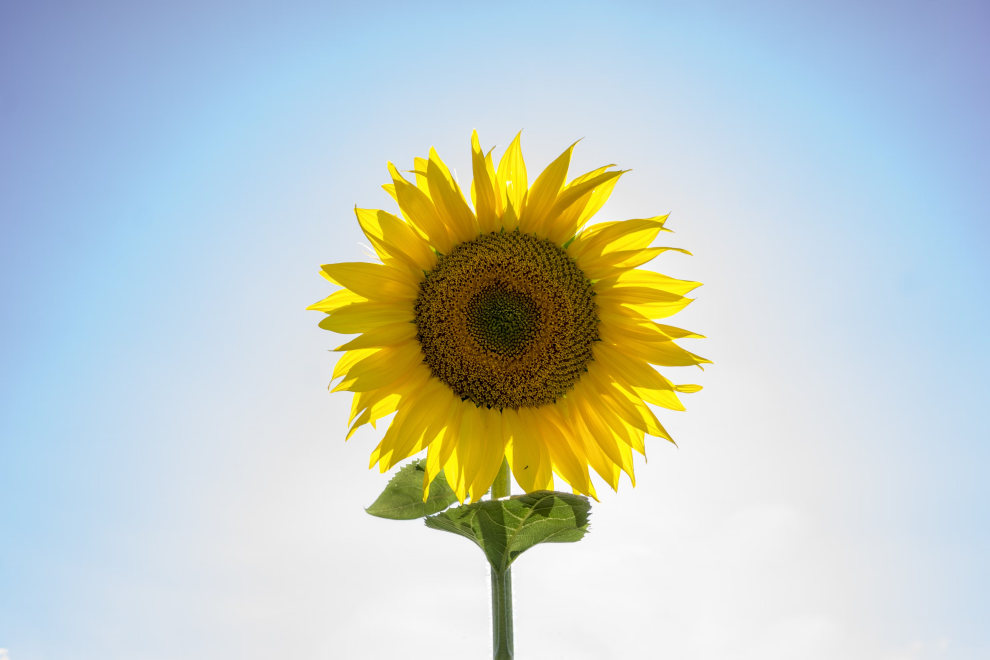
#> input picture Thresholding/sunflower.png, 2970 x 1980 px (shown at 1/3 size)
$ python Hysterises_threshold.py
#> lines starting #> are read from the running program, lines starting #| are printed output that depends on the picture; after the words box and inside, x2 and y2 are one past the last pixel; in counts of white or black regions, pixels touching at a corner belong together
import cv2 as cv
import numpy as np


def hysteresis_threshold(image, high_thresh, low_thresh):
    output_img = np.zeros_like(image)

    output_img[image >= high_thresh] = 255
    output_img[(image >= low_thresh) & (image < high_thresh)] = 0

    weak_edges_rows, weak_edges_cols = np.where((image >= low_thresh) & (image < high_thresh))

    for i in range(len(weak_edges_rows)):
        row, col = weak_edges_rows[i], weak_edges_cols[i]
        for neighbor_row in [-1, 0, 1]:
            for neighbor_column in [-1, 0, 1]:
                if ((0 <= (row + neighbor_row) < image.shape[0]) and (0 <= (col + neighbor_column) < image.shape[1]) and (output_img[row + neighbor_row, col + neighbor_column] == 255)):
                    output_img[row, col] = 255
                    break

    cv.imshow('Image', output_img)
    cv.waitKey(0)


img = cv.imread('sunflower.png', cv.IMREAD_GRAYSCALE)
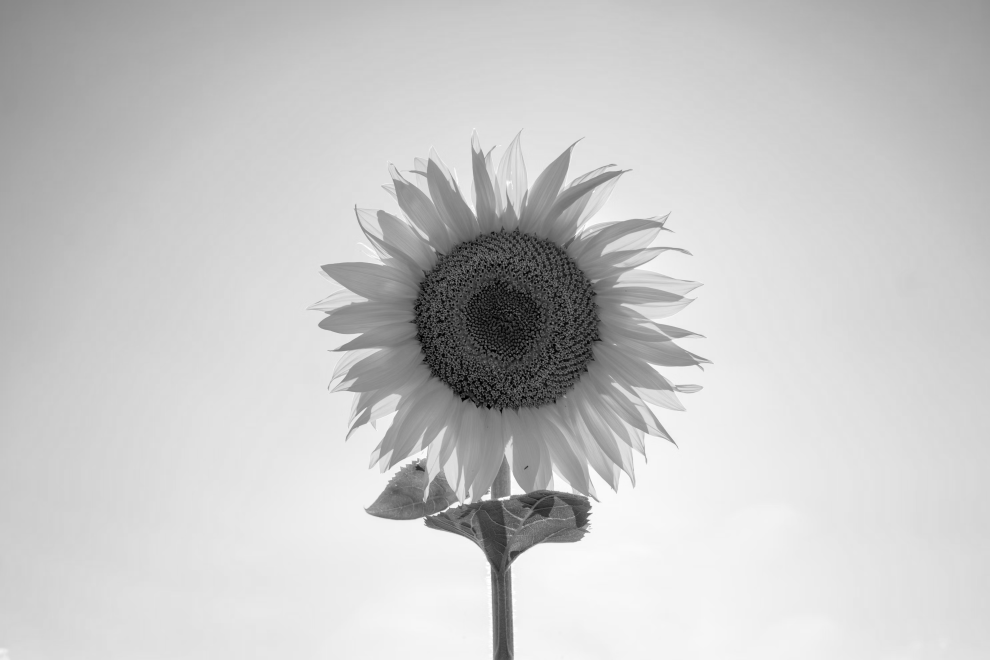
#> img: shape (1980, 2970) (shown at 1/3 size); min 0, max 255, mean 200.2
# Changing image size according to my screen size
width = 1366
height = 768
dimensions = (width, height)
gray_img = cv.resize(img, dimensions)
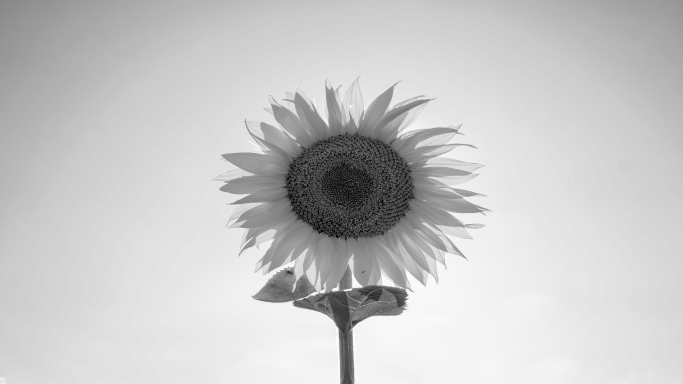
#> gray_img: shape (768, 1366) (shown at 1/2 size); min 0, max 255, mean 200.2

cv.imshow('Image', gray_img)
cv.waitKey(0)

high_threshold = int(input('Enter high threshold value: '))
#> the answer given: 100
low_threshold = int(input('Enter low threshold value: '))
#> the answer given: 100

hysteresis_threshold(gray_img, high_threshold, low_threshold)
#> in hysteresis_threshold, `weak_edges_rows, weak_edges_cols = np.where((image >= low_thresh) & (i..`: weak_edges_rows = empty array
#> after the loop in hysteresis_threshold, `for i in range(len(weak_edges_rows)):`:
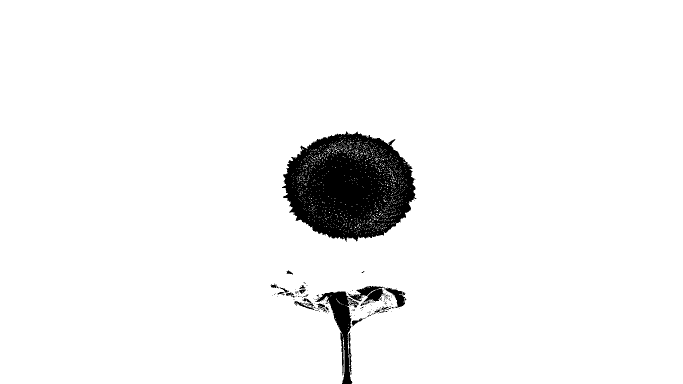
#> output_img: shape (768, 1366) (shown at 1/2 size); 95.3% white; 150 black regions (131 under 20 px), largest, box (x1, y1, x2, y2) and area: (564, 263, 833, 484) 40927, (630, 583, 718, 768) 4496, (698, 572, 771, 612) 1303
